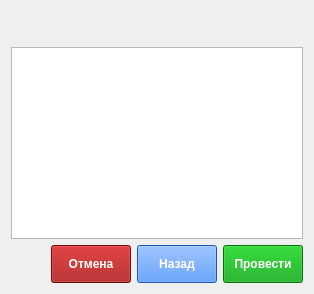
              <widget class="QWidget" name="tab_11">
               <attribute name="title">
                <string>Перечень МЦ</string>
               </attribute>
               <layout class="QVBoxLayout" name="verticalLayout_44">
                <item>
                 <layout class="QHBoxLayout" name="horizontalLayout_30">
                  <item>
                   <widget class="QPushButton" name="pushButtonAddLinePrihod">
                    <property name="minimumSize">
                     <size>
                      <width>30</width>
                      <height>30</height>
                     </size>
                    </property>
                    <property name="maximumSize">
                     <size>
                      <width>30</width>
                      <height>30</height>
                     </size>
                    </property>
                    <property name="text">
                     <string/>
                    </property>
                    <property name="icon">
                     <iconset resource="resources.qrc">
                      <normaloff>:/new/icons/icons/add.png</normaloff>:/new/icons/icons/add.png</iconset>
                    </property>
                    <property name="iconSize">
                     <size>
                      <width>30</width>
                      <height>30</height>
                     </size>
                    </property>
                    <property name="flat">
                     <bool>true</bool>
                    </property>
                   </widget>
                  </item>
                  <item>
                   <widget class="QPushButton" name="pushButtonRemoveLinePrihod">
                    <property name="minimumSize">
                     <size>
                      <width>30</width>
                      <height>30</height>
                     </size>
                    </property>
                    <property name="maximumSize">
                     <size>
                      <width>30</width>
                      <height>30</height>
                     </size>
                    </property>
                    <property name="text">
                     <string/>
                    </property>
                    <property name="icon">
                     <iconset resource="resources.qrc">
                      <normaloff>:/new/icons/icons/remove.png</normaloff>:/new/icons/icons/remove.png</iconset>
                    </property>
                    <property name="iconSize">
                     <size>
                      <width>30</width>
                      <height>30</height>
                     </size>
                    </property>
                    <property name="flat">
                     <bool>true</bool>
                    </property>
                   </widget>
                  </item>
                  <item>
                   <widget class="QPushButton" name="pushButtonDownPrihod">
                    <property name="minimumSize">
                     <size>
                      <width>30</width>
                      <height>30</height>
                     </size>
                    </property>
                    <property name="maximumSize">
                     <size>
                      <width>30</width>
                      <height>30</height>
                     </size>
                    </property>
                    <property name="text">
                     <string/>
                    </property>
                    <property name="icon">
                     <iconset resource="resources.qrc">
                      <normaloff>:/new/icons/icons/downArrow.png</normaloff>:/new/icons/icons/downArrow.png</iconset>
                    </property>
                    <property name="iconSize">
                     <size>
                      <width>30</width>
                      <height>30</height>
                     </size>
                    </property>
                    <property name="flat">
                     <bool>true</bool>
                    </property>
                   </widget>
                  </item>
                  <item>
                   <widget class="QPushButton" name="pushButtonUpPrihod">
                    <property name="minimumSize">
                     <size>
                      <width>30</width>
                      <height>30</height>
                     </size>
                    </property>
                    <property name="maximumSize">
                     <size>
                      <width>30</width>
                      <height>30</height>
                     </size>
                    </property>
                    <property name="text">
                     <string/>
                    </property>
                    <property name="icon">
                     <iconset resource="resources.qrc">
                      <normaloff>:/new/icons/icons/upArrow.png</normaloff>:/new/icons/icons/upArrow.png</iconset>
                    </property>
                    <property name="iconSize">
                     <size>
                      <width>30</width>
                      <height>30</height>
                     </size>
                    </property>
                    <property name="flat">
                     <bool>true</bool>
                    </property>
                   </widget>
                  </item>
                  <item>
                   <spacer name="horizontalSpacer_18">
                    <property name="orientation">
                     <enum>Qt::Horizontal</enum>
                    </property>
                    <property name="sizeHint" stdset="0">
                     <size>
                      <width>40</width>
                      <height>20</height>
                     </size>
                    </property>
                   </spacer>
                  </item>
                 </layout>
                </item>
                <item>
                 <widget class="QTableWidget" name="tableWidgetProductsPrihodDoc"/>
                </item>
                <item>
                 <layout class="QHBoxLayout" name="horizontalLayout_31">
                  <item>
                   <spacer name="horizontalSpacer_19">
                    <property name="orientation">
                     <enum>Qt::Horizontal</enum>
                    </property>
                    <property name="sizeHint" stdset="0">
                     <size>
                      <width>40</width>
                      <height>20</height>
                     </size>
                    </property>
                   </spacer>
                  </item>
                  <item>
                   <widget class="QPushButton" name="pushButtonCancelPrihod_2">
                    <property name="minimumSize">
                     <size>
                      <width>0</width>
                      <height>38</height>
                     </size>
                    </property>
                    <property name="maximumSize">
                     <size>
                      <width>16777215</width>
                      <height>38</height>
                     </size>
                    </property>
                    <property name="font">
                     <font>
                      <pointsize>9</pointsize>
                      <weight>75</weight>
                      <bold>true</bold>
                     </font>
                    </property>
                    <property name="styleSheet">
                     <string notr="true">background-color: rgb(160, 10, 10);
color: rgb(255, 255, 255);</string>
                    </property>
                    <property name="text">
                     <string>Отмена</string>
                    </property>
                   </widget>
                  </item>
                  <item>
                   <widget class="QPushButton" name="pushButtonBackPrihod">
                    <property name="minimumSize">
                     <size>
                      <width>0</width>
                      <height>38</height>
                     </size>
                    </property>
                    <property name="maximumSize">
                     <size>
                      <width>16777215</width>
                      <height>38</height>
                     </size>
                    </property>
                    <property name="font">
                     <font>
                      <pointsize>9</pointsize>
                      <weight>75</weight>
                      <bold>true</bold>
                     </font>
                    </property>
                    <property name="styleSheet">
                     <string notr="true">background-color: rgb(34, 122, 255);
color: rgb(255, 255, 255);</string>
                    </property>
                    <property name="text">
                     <string>Назад</string>
                    </property>
                   </widget>
                  </item>
                  <item>
                   <widget class="QPushButton" name="pushButtonDonePrihod">
                    <property name="minimumSize">
                     <size>
                      <width>0</width>
                      <height>38</height>
                     </size>
                    </property>
                    <property name="maximumSize">
                     <size>
                      <width>16777215</width>
                      <height>38</height>
                     </size>
                    </property>
                    <property name="font">
                     <font>
                      <pointsize>9</pointsize>
                      <weight>75</weight>
                      <bold>true</bold>
                     </font>
                    </property>
                    <property name="styleSheet">
                     <string notr="true">background-color: rgb(0, 160,10);
color: rgb(255, 255, 255);</string>
                    </property>
                    <property name="text">
                     <string>Провести</string>
                    </property>
                   </widget>
                  </item>
                 </layout>
                </item>
               </layout>
              </widget>
